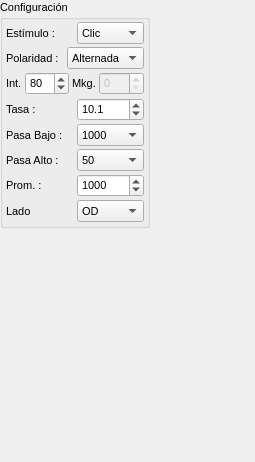
<?xml version="1.0" encoding="UTF-8"?>
<ui version="4.0">
 <class>ABR_config</class>
 <widget class="QWidget" name="ABR_config">
  <property name="geometry">
   <rect>
    <x>0</x>
    <y>0</y>
    <width>255</width>
    <height>462</height>
   </rect>
  </property>
  <property name="windowTitle">
   <string>Form</string>
  </property>
  <layout class="QVBoxLayout" name="verticalLayout">
   <property name="spacing">
    <number>0</number>
   </property>
   <property name="leftMargin">
    <number>0</number>
   </property>
   <property name="topMargin">
    <number>0</number>
   </property>
   <property name="rightMargin">
    <number>0</number>
   </property>
   <property name="bottomMargin">
    <number>0</number>
   </property>
   <item>
    <widget class="QGroupBox" name="groupBox">
     <property name="minimumSize">
      <size>
       <width>150</width>
       <height>0</height>
      </size>
     </property>
     <property name="maximumSize">
      <size>
       <width>150</width>
       <height>16777215</height>
      </size>
     </property>
     <property name="font">
      <font>
       <pointsize>8</pointsize>
      </font>
     </property>
     <property name="title">
      <string>Configuración</string>
     </property>
     <property name="flat">
      <bool>false</bool>
     </property>
     <property name="checkable">
      <bool>false</bool>
     </property>
     <property name="checked">
      <bool>false</bool>
     </property>
     <layout class="QVBoxLayout" name="verticalLayout_2">
      <property name="spacing">
       <number>3</number>
      </property>
      <property name="leftMargin">
       <number>3</number>
      </property>
      <property name="topMargin">
       <number>3</number>
      </property>
      <property name="rightMargin">
       <number>3</number>
      </property>
      <property name="bottomMargin">
       <number>3</number>
      </property>
      <item>
       <layout class="QHBoxLayout" name="horizontalLayout_6">
        <item>
         <widget class="QLabel" name="label_6">
          <property name="maximumSize">
           <size>
            <width>100</width>
            <height>16777215</height>
           </size>
          </property>
          <property name="text">
           <string>Estímulo :</string>
          </property>
         </widget>
        </item>
        <item>
         <widget class="QComboBox" name="cb_stim">
          <item>
           <property name="text">
            <string>Clic</string>
           </property>
          </item>
          <item>
           <property name="text">
            <string>Chirp</string>
           </property>
          </item>
         </widget>
        </item>
       </layout>
      </item>
      <item>
       <layout class="QHBoxLayout" name="horizontalLayout">
        <item>
         <widget class="QLabel" name="label">
          <property name="maximumSize">
           <size>
            <width>100</width>
            <height>16777215</height>
           </size>
          </property>
          <property name="text">
           <string>Polaridad :</string>
          </property>
         </widget>
        </item>
        <item>
         <widget class="QComboBox" name="cb_pol">
          <item>
           <property name="text">
            <string>Alternada</string>
           </property>
          </item>
          <item>
           <property name="text">
            <string>Conden.</string>
           </property>
          </item>
          <item>
           <property name="text">
            <string>Rarefac.</string>
           </property>
          </item>
         </widget>
        </item>
       </layout>
      </item>
      <item>
       <layout class="QHBoxLayout" name="horizontalLayout_7">
        <item>
         <widget class="QLabel" name="label_7">
          <property name="text">
           <string>Int.</string>
          </property>
         </widget>
        </item>
        <item>
         <widget class="QSpinBox" name="sb_intencity">
          <property name="enabled">
           <bool>true</bool>
          </property>
          <property name="minimumSize">
           <size>
            <width>40</width>
            <height>0</height>
           </size>
          </property>
          <property name="maximumSize">
           <size>
            <width>100</width>
            <height>25</height>
           </size>
          </property>
          <property name="suffix">
           <string/>
          </property>
          <property name="maximum">
           <number>100</number>
          </property>
          <property name="singleStep">
           <number>5</number>
          </property>
          <property name="value">
           <number>80</number>
          </property>
         </widget>
        </item>
        <item>
         <widget class="QLabel" name="label_10">
          <property name="text">
           <string>Mkg.</string>
          </property>
         </widget>
        </item>
        <item>
         <widget class="QSpinBox" name="sb_mskg">
          <property name="enabled">
           <bool>false</bool>
          </property>
          <property name="maximumSize">
           <size>
            <width>100</width>
            <height>25</height>
           </size>
          </property>
          <property name="suffix">
           <string/>
          </property>
          <property name="prefix">
           <string/>
          </property>
          <property name="maximum">
           <number>100</number>
          </property>
          <property name="singleStep">
           <number>5</number>
          </property>
         </widget>
        </item>
       </layout>
      </item>
      <item>
       <layout class="QHBoxLayout" name="horizontalLayout_5">
        <item>
         <widget class="QLabel" name="label_5">
          <property name="maximumSize">
           <size>
            <width>100</width>
            <height>16777215</height>
           </size>
          </property>
          <property name="text">
           <string>Tasa :</string>
          </property>
         </widget>
        </item>
        <item>
         <widget class="QDoubleSpinBox" name="sb_rate">
          <property name="decimals">
           <number>1</number>
          </property>
          <property name="singleStep">
           <double>0.100000000000000</double>
          </property>
          <property name="value">
           <double>10.100000000000000</double>
          </property>
         </widget>
        </item>
       </layout>
      </item>
      <item>
       <layout class="QHBoxLayout" name="horizontalLayout_2">
        <item>
         <widget class="QLabel" name="label_2">
          <property name="maximumSize">
           <size>
            <width>100</width>
            <height>16777215</height>
           </size>
          </property>
          <property name="text">
           <string>Pasa Bajo :</string>
          </property>
         </widget>
        </item>
        <item>
         <widget class="QComboBox" name="cb_filterdown">
          <property name="currentText">
           <string>1000</string>
          </property>
          <item>
           <property name="text">
            <string>1000</string>
           </property>
          </item>
          <item>
           <property name="text">
            <string>1500</string>
           </property>
          </item>
          <item>
           <property name="text">
            <string>2000</string>
           </property>
          </item>
          <item>
           <property name="text">
            <string>2500</string>
           </property>
          </item>
          <item>
           <property name="text">
            <string>3000</string>
           </property>
          </item>
          <item>
           <property name="text">
            <string>3500</string>
           </property>
          </item>
          <item>
           <property name="text">
            <string>4000</string>
           </property>
          </item>
          <item>
           <property name="text">
            <string>4500</string>
           </property>
          </item>
         </widget>
        </item>
       </layout>
      </item>
      <item>
       <layout class="QHBoxLayout" name="horizontalLayout_4">
        <item>
         <widget class="QLabel" name="label_4">
          <property name="maximumSize">
           <size>
            <width>100</width>
            <height>16777215</height>
           </size>
          </property>
          <property name="text">
           <string>Pasa Alto :</string>
          </property>
         </widget>
        </item>
        <item>
         <widget class="QComboBox" name="cb_filterup">
          <item>
           <property name="text">
            <string>50</string>
           </property>
          </item>
          <item>
           <property name="text">
            <string>100</string>
           </property>
          </item>
          <item>
           <property name="text">
            <string>200</string>
           </property>
          </item>
          <item>
           <property name="text">
            <string>300</string>
           </property>
          </item>
          <item>
           <property name="text">
            <string>400</string>
           </property>
          </item>
          <item>
           <property name="text">
            <string>500</string>
           </property>
          </item>
         </widget>
        </item>
       </layout>
      </item>
      <item>
       <layout class="QHBoxLayout" name="horizontalLayout_3">
        <item>
         <widget class="QLabel" name="label_3">
          <property name="maximumSize">
           <size>
            <width>100</width>
            <height>16777215</height>
           </size>
          </property>
          <property name="text">
           <string>Prom. :</string>
          </property>
         </widget>
        </item>
        <item>
         <widget class="QSpinBox" name="sb_prom">
          <property name="maximum">
           <number>8000</number>
          </property>
          <property name="value">
           <number>1000</number>
          </property>
         </widget>
        </item>
       </layout>
      </item>
      <item>
       <layout class="QHBoxLayout" name="horizontalLayout_9">
        <item>
         <widget class="QLabel" name="label_9">
          <property name="maximumSize">
           <size>
            <width>100</width>
            <height>16777215</height>
           </size>
          </property>
          <property name="text">
           <string>Lado</string>
          </property>
         </widget>
        </item>
        <item>
         <widget class="QComboBox" name="cb_side">
          <property name="enabled">
           <bool>true</bool>
          </property>
          <property name="maximumSize">
           <size>
            <width>150</width>
            <height>25</height>
           </size>
          </property>
          <item>
           <property name="text">
            <string>OD</string>
           </property>
          </item>
          <item>
           <property name="text">
            <string>OI</string>
           </property>
          </item>
         </widget>
        </item>
       </layout>
      </item>
     </layout>
    </widget>
   </item>
   <item>
    <spacer name="verticalSpacer">
     <property name="orientation">
      <enum>Qt::Vertical</enum>
     </property>
     <property name="sizeHint" stdset="0">
      <size>
       <width>20</width>
       <height>40</height>
      </size>
     </property>
    </spacer>
   </item>
  </layout>
 </widget>
 <resources/>
 <connections/>
</ui>
